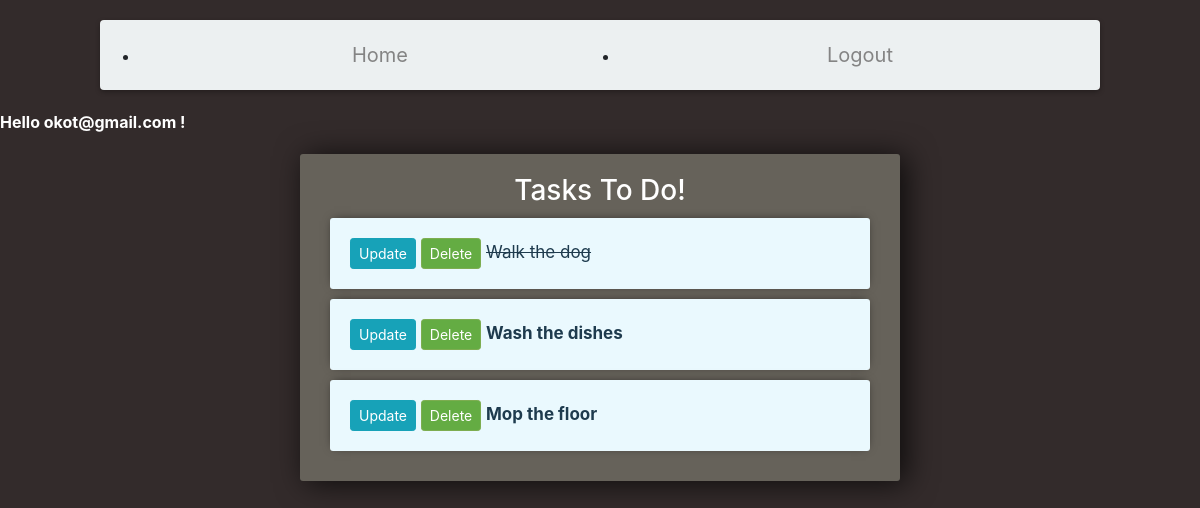
The app's page /list/ (signed in) with its own data.
### account/models.py (models this page shows, shortened)
class Account(AbstractBaseUser):
    email = models.EmailField(verbose_name="email", max_length=60, unique=True)
    username = models.TextField(max_length=30, unique=True)
    first_name = models.TextField()
    last_name = models.TextField()
    role = models.CharField(max_length=200, null=False, blank=False,default='Child')
    slug = models.SlugField(blank=True, default=uuid.uuid4)
    date_joined = models.DateTimeField(verbose_name='date joined', auto_now_add=True)
    last_login = models.DateTimeField(verbose_name='last login', auto_now=True)
    is_admin = models.BooleanField(default=False)
    is_active = models.BooleanField(default=True)
    is_staff = models.BooleanField(default=False)
    is_superuser = models.BooleanField(default=False)
    USERNAME_FIELD = 'email'
    REQUIRED_FIELDS = ['username',]
    objects = MyAccountManager()

### tasks/models.py (models this page shows)
class Task(models.Model):
	title = models.CharField(max_length=200)
	complete = models.BooleanField(default=False)
	created = models.DateTimeField(auto_now_add=True)
	def __str__(self):
		return self.title

### tasks/views.py (the view)
# urls.py: path('list/', views.index, name="list"),
def index(request):
	context = {}
	tasks = Task.objects.all()
	name = request.user.email
	print(name)
	form = TaskForm()
	if request.method =='POST':
		form = TaskForm(request.POST)
		if form.is_valid():
			form.save()
		return redirect('/')
	context = {'tasks':tasks, 'form':form, 'name':name}
	return render(request, 'tasks/list.html', context)

### tasks/templates/tasks/list.html (shortened to what this page needs)
<link rel="stylesheet" href="https://stackpath.bootstrapcdn.com/bootstrap/4.3.1/css/bootstrap.min.css">
<div id="menu-nav">
	<div id="navigation-bar">
	  <ul>
		<li><a href="#"><span>Home</span></a></li>
		<li><a href="{% url 'logout' %}"><span>Logout</span></a></li>
	  </ul>
	</div>
</div>
<b> <p style="color:white;"> Hello {{ name }} !</p> </b>
<div class="center-column">
	<center> <h3 style="color:#FFFFFF;"> Tasks To Do!</h3> </center>
	<div class="todo-list">
	{% for task in tasks %}
		<div class="item-row">
			<a class="btn btn-sm btn-info" href="{% url 'update_task' task.id %}">Update</a>
			<a class="btn btn-sm btn-danger" href="{% url 'delete' task.id %}">Delete</a>
			{% if task.complete == True %}
			<strike>{{task}}</strike>
			{% else %}
			<b><span>{{task}}</span></b>
			{% endif %}
		</div>
	{% endfor %}
	</div>
</div>

### tasks/templates/tasks/list.html (style rules this page uses)
#menu-nav { max-width: 1000px; margin: 20px auto; background-color: #ecf0f1; border-radius: 4px; box-shadow: 0 2px 5px rgba(0, 0, 0, 0.3); }
#navigation-bar ul { border-radius: 4px; overflow: hidden; }
#navigation-bar li { float: left; width: 50%; }
#navigation-bar a { color: #848484; font-size: 20px; text-decoration: none; text-align: center; padding: 20px 0; display: block; position: relative; transition: all 0.3s ease; }
#navigation-bar a::before { content: ""; transition: all 0.4s ease-in-out; position: absolute; right: 50%; left: 50%; bottom: 0; height: 2px; background-color: #e74c3c; }
.center-column { width:600px; margin: 20px auto; padding:20px; background-color: rgb(102, 98, 90); border-radius: 3px; box-shadow: 6px 2px 30px 0px rgba(0,0,0,0.75); }
.item-row { background-color: #EAF9FE; margin: 10px; padding: 20px; border-radius: 3px; color: rgb(30, 59, 78); font-size: 17px; box-shadow: 0px -1px 10px -4px rgba(0,0,0,0.75); }
.btn-danger { background-color: #64ac43; border-color: #7dad50; }

### records on screen
Account: email "okot@gmail.com"
Task: title "Walk the dog"
Task: title "Wash the dishes"
Task: title "Mop the floor"
